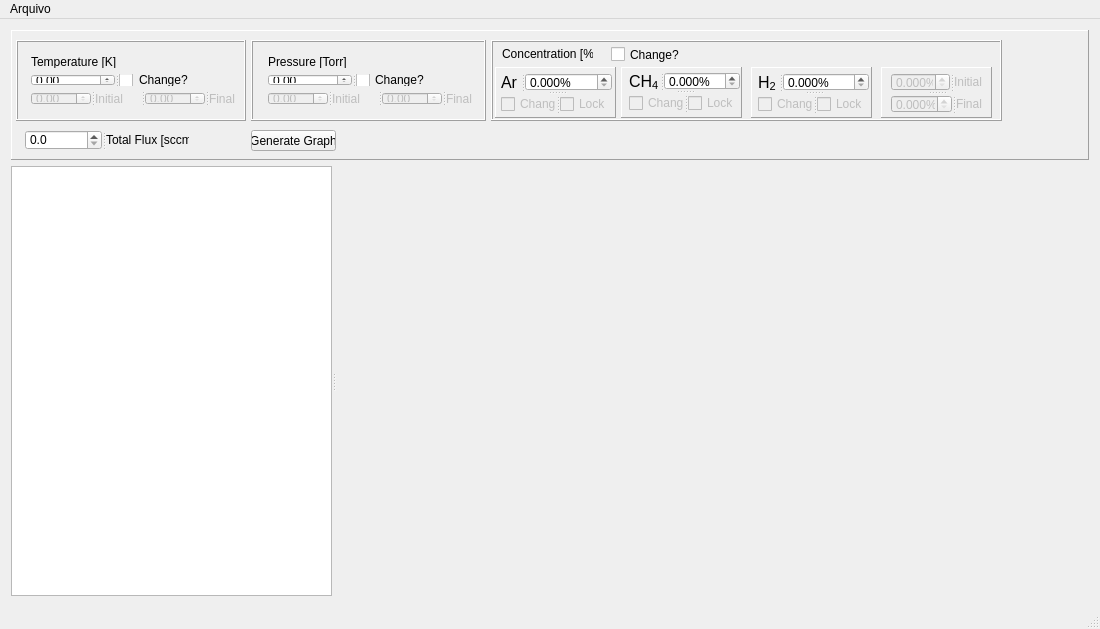
<?xml version="1.0" encoding="UTF-8"?>
<ui version="4.0">
 <class>MainWindow</class>
 <widget class="QMainWindow" name="MainWindow">
  <property name="geometry">
   <rect>
    <x>0</x>
    <y>0</y>
    <width>1100</width>
    <height>629</height>
   </rect>
  </property>
  <property name="windowTitle">
   <string>MainWindow</string>
  </property>
  <widget class="QWidget" name="centralWidget">
   <layout class="QVBoxLayout" name="verticalLayout">
    <item>
     <widget class="QFrame" name="frame_4">
      <property name="sizePolicy">
       <sizepolicy hsizetype="Minimum" vsizetype="Preferred">
        <horstretch>0</horstretch>
        <verstretch>0</verstretch>
       </sizepolicy>
      </property>
      <property name="maximumSize">
       <size>
        <width>16777215</width>
        <height>130</height>
       </size>
      </property>
      <property name="whatsThis">
       <string notr="true"/>
      </property>
      <property name="autoFillBackground">
       <bool>false</bool>
      </property>
      <property name="frameShape">
       <enum>QFrame::Panel</enum>
      </property>
      <property name="frameShadow">
       <enum>QFrame::Raised</enum>
      </property>
      <widget class="QFrame" name="frame_3">
       <property name="geometry">
        <rect>
         <x>480</x>
         <y>10</y>
         <width>511</width>
         <height>81</height>
        </rect>
       </property>
       <property name="sizePolicy">
        <sizepolicy hsizetype="Expanding" vsizetype="Expanding">
         <horstretch>0</horstretch>
         <verstretch>0</verstretch>
        </sizepolicy>
       </property>
       <property name="layoutDirection">
        <enum>Qt::LeftToRight</enum>
       </property>
       <property name="frameShape">
        <enum>QFrame::Box</enum>
       </property>
       <property name="frameShadow">
        <enum>QFrame::Raised</enum>
       </property>
       <widget class="QLabel" name="label_12">
        <property name="geometry">
         <rect>
          <x>11</x>
          <y>6</y>
          <width>91</width>
          <height>16</height>
         </rect>
        </property>
        <property name="text">
         <string>Concentration [%]</string>
        </property>
       </widget>
       <widget class="QFrame" name="frame_5">
        <property name="geometry">
         <rect>
          <x>4</x>
          <y>27</y>
          <width>121</width>
          <height>51</height>
         </rect>
        </property>
        <property name="frameShape">
         <enum>QFrame::Panel</enum>
        </property>
        <property name="frameShadow">
         <enum>QFrame::Raised</enum>
        </property>
       </widget>
       <widget class="QFrame" name="frame_6">
        <property name="geometry">
         <rect>
          <x>130</x>
          <y>27</y>
          <width>121</width>
          <height>51</height>
         </rect>
        </property>
        <property name="frameShape">
         <enum>QFrame::Panel</enum>
        </property>
        <property name="frameShadow">
         <enum>QFrame::Raised</enum>
        </property>
       </widget>
       <widget class="QFrame" name="frame_7">
        <property name="geometry">
         <rect>
          <x>260</x>
          <y>27</y>
          <width>121</width>
          <height>51</height>
         </rect>
        </property>
        <property name="frameShape">
         <enum>QFrame::Panel</enum>
        </property>
        <property name="frameShadow">
         <enum>QFrame::Raised</enum>
        </property>
       </widget>
       <widget class="QFrame" name="frame_9">
        <property name="geometry">
         <rect>
          <x>390</x>
          <y>27</y>
          <width>111</width>
          <height>51</height>
         </rect>
        </property>
        <property name="frameShape">
         <enum>QFrame::Panel</enum>
        </property>
        <property name="frameShadow">
         <enum>QFrame::Raised</enum>
        </property>
       </widget>
       <widget class="QSplitter" name="splitter_17">
        <property name="geometry">
         <rect>
          <x>10</x>
          <y>33</y>
          <width>111</width>
          <height>41</height>
         </rect>
        </property>
        <property name="orientation">
         <enum>Qt::Vertical</enum>
        </property>
        <widget class="QSplitter" name="splitter_12">
         <property name="orientation">
          <enum>Qt::Horizontal</enum>
         </property>
         <widget class="QLabel" name="label_2">
          <property name="font">
           <font>
            <pointsize>12</pointsize>
           </font>
          </property>
          <property name="text">
           <string>Ar</string>
          </property>
         </widget>
         <widget class="QDoubleSpinBox" name="doubleSpinBox_2">
          <property name="inputMethodHints">
           <set>Qt::ImhFormattedNumbersOnly</set>
          </property>
          <property name="suffix">
           <string>%</string>
          </property>
          <property name="decimals">
           <number>3</number>
          </property>
         </widget>
        </widget>
        <widget class="QSplitter" name="splitter_16">
         <property name="enabled">
          <bool>false</bool>
         </property>
         <property name="orientation">
          <enum>Qt::Horizontal</enum>
         </property>
         <widget class="QCheckBox" name="checkBox_3">
          <property name="text">
           <string>Change</string>
          </property>
         </widget>
         <widget class="QCheckBox" name="checkBox_4">
          <property name="text">
           <string>Lock</string>
          </property>
         </widget>
        </widget>
       </widget>
       <widget class="QSplitter" name="splitter_19">
        <property name="geometry">
         <rect>
          <x>138</x>
          <y>32</y>
          <width>111</width>
          <height>41</height>
         </rect>
        </property>
        <property name="orientation">
         <enum>Qt::Vertical</enum>
        </property>
        <widget class="QSplitter" name="splitter_13">
         <property name="orientation">
          <enum>Qt::Horizontal</enum>
         </property>
         <widget class="QLabel" name="label_3">
          <property name="font">
           <font>
            <pointsize>12</pointsize>
           </font>
          </property>
          <property name="inputMethodHints">
           <set>Qt::ImhNone</set>
          </property>
          <property name="text">
           <string>&lt;html&gt;&lt;head/&gt;&lt;body&gt;&lt;p&gt;CH&lt;span style=&quot; font-size:12pt; vertical-align:sub;&quot;&gt;4&lt;/span&gt;&lt;/p&gt;&lt;/body&gt;&lt;/html&gt;</string>
          </property>
         </widget>
         <widget class="QDoubleSpinBox" name="doubleSpinBox_3">
          <property name="suffix">
           <string>%</string>
          </property>
          <property name="decimals">
           <number>3</number>
          </property>
         </widget>
        </widget>
        <widget class="QSplitter" name="splitter_18">
         <property name="enabled">
          <bool>false</bool>
         </property>
         <property name="orientation">
          <enum>Qt::Horizontal</enum>
         </property>
         <widget class="QCheckBox" name="checkBox_6">
          <property name="text">
           <string>Change</string>
          </property>
         </widget>
         <widget class="QCheckBox" name="checkBox_5">
          <property name="text">
           <string>Lock</string>
          </property>
         </widget>
        </widget>
       </widget>
       <widget class="QSplitter" name="splitter_21">
        <property name="geometry">
         <rect>
          <x>267</x>
          <y>33</y>
          <width>111</width>
          <height>41</height>
         </rect>
        </property>
        <property name="orientation">
         <enum>Qt::Vertical</enum>
        </property>
        <widget class="QSplitter" name="splitter_15">
         <property name="orientation">
          <enum>Qt::Horizontal</enum>
         </property>
         <widget class="QLabel" name="label_4">
          <property name="font">
           <font>
            <pointsize>12</pointsize>
           </font>
          </property>
          <property name="text">
           <string>&lt;html&gt;&lt;head/&gt;&lt;body&gt;&lt;p&gt;H&lt;span style=&quot; font-size:12pt; vertical-align:sub;&quot;&gt;2&lt;/span&gt;&lt;/p&gt;&lt;/body&gt;&lt;/html&gt;</string>
          </property>
         </widget>
         <widget class="QDoubleSpinBox" name="doubleSpinBox_4">
          <property name="suffix">
           <string>%</string>
          </property>
          <property name="decimals">
           <number>3</number>
          </property>
         </widget>
        </widget>
        <widget class="QSplitter" name="splitter_20">
         <property name="enabled">
          <bool>false</bool>
         </property>
         <property name="orientation">
          <enum>Qt::Horizontal</enum>
         </property>
         <widget class="QCheckBox" name="checkBox_8">
          <property name="text">
           <string>Change</string>
          </property>
         </widget>
         <widget class="QCheckBox" name="checkBox_7">
          <property name="text">
           <string>Lock</string>
          </property>
         </widget>
        </widget>
       </widget>
       <widget class="QSplitter" name="splitter_11">
        <property name="enabled">
         <bool>false</bool>
        </property>
        <property name="geometry">
         <rect>
          <x>400</x>
          <y>33</y>
          <width>91</width>
          <height>40</height>
         </rect>
        </property>
        <property name="orientation">
         <enum>Qt::Vertical</enum>
        </property>
        <widget class="QSplitter" name="splitter_9">
         <property name="orientation">
          <enum>Qt::Horizontal</enum>
         </property>
         <widget class="QDoubleSpinBox" name="doubleSpinBox_6">
          <property name="inputMethodHints">
           <set>Qt::ImhFormattedNumbersOnly</set>
          </property>
          <property name="suffix">
           <string>%</string>
          </property>
          <property name="decimals">
           <number>3</number>
          </property>
         </widget>
         <widget class="QLabel" name="label_6">
          <property name="text">
           <string>Initial</string>
          </property>
         </widget>
        </widget>
        <widget class="QSplitter" name="splitter_10">
         <property name="orientation">
          <enum>Qt::Horizontal</enum>
         </property>
         <widget class="QDoubleSpinBox" name="doubleSpinBox_7">
          <property name="inputMethodHints">
           <set>Qt::ImhFormattedNumbersOnly</set>
          </property>
          <property name="suffix">
           <string>%</string>
          </property>
          <property name="decimals">
           <number>3</number>
          </property>
         </widget>
         <widget class="QLabel" name="label_7">
          <property name="text">
           <string>Final</string>
          </property>
         </widget>
        </widget>
       </widget>
       <widget class="QCheckBox" name="checkBox_9">
        <property name="geometry">
         <rect>
          <x>120</x>
          <y>4</y>
          <width>121</width>
          <height>21</height>
         </rect>
        </property>
        <property name="text">
         <string>Change?</string>
        </property>
       </widget>
      </widget>
      <widget class="QFrame" name="frame">
       <property name="geometry">
        <rect>
         <x>5</x>
         <y>10</y>
         <width>230</width>
         <height>81</height>
        </rect>
       </property>
       <property name="sizePolicy">
        <sizepolicy hsizetype="Preferred" vsizetype="Expanding">
         <horstretch>0</horstretch>
         <verstretch>0</verstretch>
        </sizepolicy>
       </property>
       <property name="minimumSize">
        <size>
         <width>230</width>
         <height>0</height>
        </size>
       </property>
       <property name="whatsThis">
        <UInt>0</UInt>
       </property>
       <property name="layoutDirection">
        <enum>Qt::LeftToRight</enum>
       </property>
       <property name="styleSheet">
        <string notr="true">border-color: rgb(66, 66, 66);</string>
       </property>
       <property name="frameShape">
        <enum>QFrame::Box</enum>
       </property>
       <property name="frameShadow">
        <enum>QFrame::Raised</enum>
       </property>
       <widget class="QWidget" name="layoutWidget">
        <property name="geometry">
         <rect>
          <x>4</x>
          <y>5</y>
          <width>413</width>
          <height>71</height>
         </rect>
        </property>
        <layout class="QFormLayout" name="formLayout">
         <item row="0" column="0">
          <widget class="QLabel" name="label">
           <property name="text">
            <string>Temperature [K]</string>
           </property>
          </widget>
         </item>
         <item row="1" column="0">
          <widget class="QSplitter" name="splitter_3">
           <property name="orientation">
            <enum>Qt::Horizontal</enum>
           </property>
           <widget class="QDoubleSpinBox" name="doubleSpinBox">
            <property name="enabled">
             <bool>true</bool>
            </property>
            <property name="decimals">
             <number>2</number>
            </property>
            <property name="maximum">
             <double>100000.000000000000000</double>
            </property>
           </widget>
           <widget class="QCheckBox" name="checkBox">
            <property name="text">
             <string>Change?</string>
            </property>
           </widget>
          </widget>
         </item>
         <item row="2" column="0">
          <widget class="QSplitter" name="splitter_4">
           <property name="orientation">
            <enum>Qt::Horizontal</enum>
           </property>
           <widget class="QSplitter" name="splitter">
            <property name="orientation">
             <enum>Qt::Horizontal</enum>
            </property>
            <widget class="QDoubleSpinBox" name="doubleSpinBox_8">
             <property name="enabled">
              <bool>false</bool>
             </property>
             <property name="maximumSize">
              <size>
               <width>60</width>
               <height>16777215</height>
              </size>
             </property>
             <property name="decimals">
              <number>2</number>
             </property>
             <property name="maximum">
              <double>10000000.000000000000000</double>
             </property>
            </widget>
            <widget class="QLabel" name="label_8">
             <property name="enabled">
              <bool>false</bool>
             </property>
             <property name="text">
              <string>Initial</string>
             </property>
            </widget>
           </widget>
           <widget class="QSplitter" name="splitter_2">
            <property name="orientation">
             <enum>Qt::Horizontal</enum>
            </property>
            <widget class="QDoubleSpinBox" name="doubleSpinBox_9">
             <property name="enabled">
              <bool>false</bool>
             </property>
             <property name="maximumSize">
              <size>
               <width>60</width>
               <height>16777215</height>
              </size>
             </property>
             <property name="decimals">
              <number>2</number>
             </property>
             <property name="maximum">
              <double>1000000.000000000000000</double>
             </property>
            </widget>
            <widget class="QLabel" name="label_9">
             <property name="enabled">
              <bool>false</bool>
             </property>
             <property name="text">
              <string>Final</string>
             </property>
            </widget>
           </widget>
          </widget>
         </item>
        </layout>
       </widget>
      </widget>
      <widget class="QFrame" name="frame_2">
       <property name="geometry">
        <rect>
         <x>240</x>
         <y>10</y>
         <width>235</width>
         <height>81</height>
        </rect>
       </property>
       <property name="sizePolicy">
        <sizepolicy hsizetype="Preferred" vsizetype="Expanding">
         <horstretch>0</horstretch>
         <verstretch>0</verstretch>
        </sizepolicy>
       </property>
       <property name="minimumSize">
        <size>
         <width>235</width>
         <height>0</height>
        </size>
       </property>
       <property name="layoutDirection">
        <enum>Qt::LeftToRight</enum>
       </property>
       <property name="frameShape">
        <enum>QFrame::Box</enum>
       </property>
       <property name="frameShadow">
        <enum>QFrame::Raised</enum>
       </property>
       <widget class="QWidget" name="layoutWidget">
        <property name="geometry">
         <rect>
          <x>6</x>
          <y>5</y>
          <width>255</width>
          <height>71</height>
         </rect>
        </property>
        <layout class="QFormLayout" name="formLayout_2">
         <item row="0" column="0">
          <widget class="QLabel" name="label_5">
           <property name="text">
            <string>Pressure [Torr]</string>
           </property>
          </widget>
         </item>
         <item row="1" column="0">
          <widget class="QSplitter" name="splitter_5">
           <property name="orientation">
            <enum>Qt::Horizontal</enum>
           </property>
           <widget class="QDoubleSpinBox" name="doubleSpinBox_5">
            <property name="decimals">
             <number>2</number>
            </property>
            <property name="maximum">
             <double>100000.000000000000000</double>
            </property>
           </widget>
           <widget class="QCheckBox" name="checkBox_2">
            <property name="text">
             <string>Change?</string>
            </property>
           </widget>
          </widget>
         </item>
         <item row="2" column="0">
          <widget class="QSplitter" name="splitter_6">
           <property name="orientation">
            <enum>Qt::Horizontal</enum>
           </property>
           <widget class="QSplitter" name="splitter_7">
            <property name="orientation">
             <enum>Qt::Horizontal</enum>
            </property>
            <widget class="QDoubleSpinBox" name="doubleSpinBox_10">
             <property name="enabled">
              <bool>false</bool>
             </property>
             <property name="maximumSize">
              <size>
               <width>60</width>
               <height>16777215</height>
              </size>
             </property>
             <property name="decimals">
              <number>2</number>
             </property>
             <property name="maximum">
              <double>10000000.000000000000000</double>
             </property>
            </widget>
            <widget class="QLabel" name="label_10">
             <property name="enabled">
              <bool>false</bool>
             </property>
             <property name="text">
              <string>Initial</string>
             </property>
            </widget>
           </widget>
           <widget class="QSplitter" name="splitter_8">
            <property name="orientation">
             <enum>Qt::Horizontal</enum>
            </property>
            <widget class="QDoubleSpinBox" name="doubleSpinBox_11">
             <property name="enabled">
              <bool>false</bool>
             </property>
             <property name="maximumSize">
              <size>
               <width>60</width>
               <height>16777215</height>
              </size>
             </property>
             <property name="decimals">
              <number>2</number>
             </property>
             <property name="maximum">
              <double>1000000.000000000000000</double>
             </property>
            </widget>
            <widget class="QLabel" name="label_11">
             <property name="enabled">
              <bool>false</bool>
             </property>
             <property name="text">
              <string>Final</string>
             </property>
            </widget>
           </widget>
          </widget>
         </item>
        </layout>
       </widget>
      </widget>
      <widget class="QPushButton" name="pushButton">
       <property name="geometry">
        <rect>
         <x>240</x>
         <y>100</y>
         <width>85</width>
         <height>21</height>
        </rect>
       </property>
       <property name="text">
        <string>Generate Graph</string>
       </property>
      </widget>
      <widget class="QFrame" name="frame_8">
       <property name="geometry">
        <rect>
         <x>860</x>
         <y>10</y>
         <width>0</width>
         <height>17</height>
        </rect>
       </property>
       <property name="frameShape">
        <enum>QFrame::Panel</enum>
       </property>
       <property name="frameShadow">
        <enum>QFrame::Raised</enum>
       </property>
      </widget>
      <widget class="QSplitter" name="splitter_23">
       <property name="geometry">
        <rect>
         <x>14</x>
         <y>100</y>
         <width>164</width>
         <height>20</height>
        </rect>
       </property>
       <property name="orientation">
        <enum>Qt::Horizontal</enum>
       </property>
       <widget class="QDoubleSpinBox" name="doubleSpinBox_12">
        <property name="enabled">
         <bool>true</bool>
        </property>
        <property name="decimals">
         <number>1</number>
        </property>
        <property name="maximum">
         <double>10000000.000000000000000</double>
        </property>
       </widget>
       <widget class="QLabel" name="label_13">
        <property name="enabled">
         <bool>true</bool>
        </property>
        <property name="text">
         <string>Total Flux [sccm]</string>
        </property>
       </widget>
      </widget>
      <zorder>frame</zorder>
      <zorder>frame_2</zorder>
      <zorder>frame_3</zorder>
      <zorder>pushButton</zorder>
      <zorder>frame_8</zorder>
      <zorder>splitter_23</zorder>
     </widget>
    </item>
    <item>
     <widget class="QSplitter" name="splitter_22">
      <property name="orientation">
       <enum>Qt::Horizontal</enum>
      </property>
      <widget class="QTableWidget" name="tableWidget">
       <property name="minimumSize">
        <size>
         <width>300</width>
         <height>0</height>
        </size>
       </property>
      </widget>
      <widget class="QCustomPlot" name="customPlot" native="true">
       <property name="enabled">
        <bool>true</bool>
       </property>
       <property name="sizePolicy">
        <sizepolicy hsizetype="Preferred" vsizetype="Preferred">
         <horstretch>0</horstretch>
         <verstretch>0</verstretch>
        </sizepolicy>
       </property>
       <property name="minimumSize">
        <size>
         <width>600</width>
         <height>0</height>
        </size>
       </property>
      </widget>
     </widget>
    </item>
   </layout>
  </widget>
  <widget class="QMenuBar" name="menuBar">
   <property name="geometry">
    <rect>
     <x>0</x>
     <y>0</y>
     <width>1100</width>
     <height>21</height>
    </rect>
   </property>
   <widget class="QMenu" name="menuArquivo">
    <property name="title">
     <string>Arquivo</string>
    </property>
    <addaction name="actionSalvar"/>
    <addaction name="actionSalvar_Arq"/>
   </widget>
   <addaction name="menuArquivo"/>
  </widget>
  <widget class="QStatusBar" name="statusBar"/>
  <action name="actionSalvar">
   <property name="text">
    <string>Salvar Img</string>
   </property>
  </action>
  <action name="actionSalvar_Arq">
   <property name="text">
    <string>Salvar Arq</string>
   </property>
  </action>
 </widget>
 <layoutdefault spacing="6" margin="11"/>
 <customwidgets>
  <customwidget>
   <class>QCustomPlot</class>
   <extends>QWidget</extends>
   <header>qcustomplot.h</header>
   <container>1</container>
  </customwidget>
 </customwidgets>
 <resources/>
 <connections/>
</ui>
